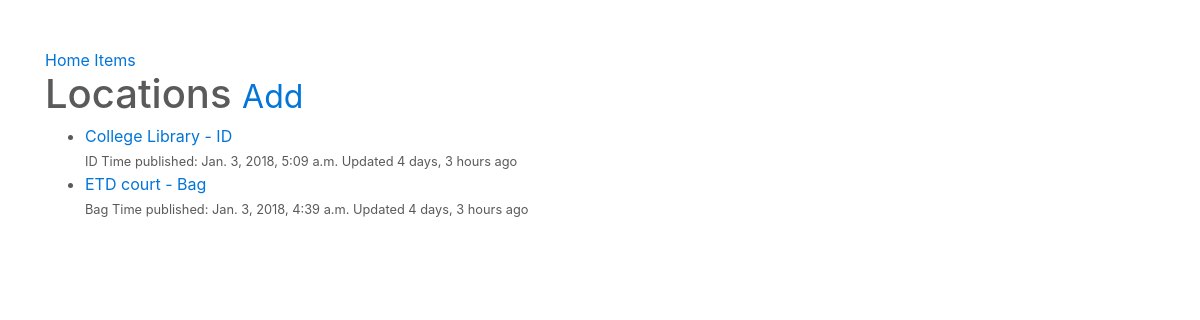
The page /locations/ (signed in) on the database as committed earlier.
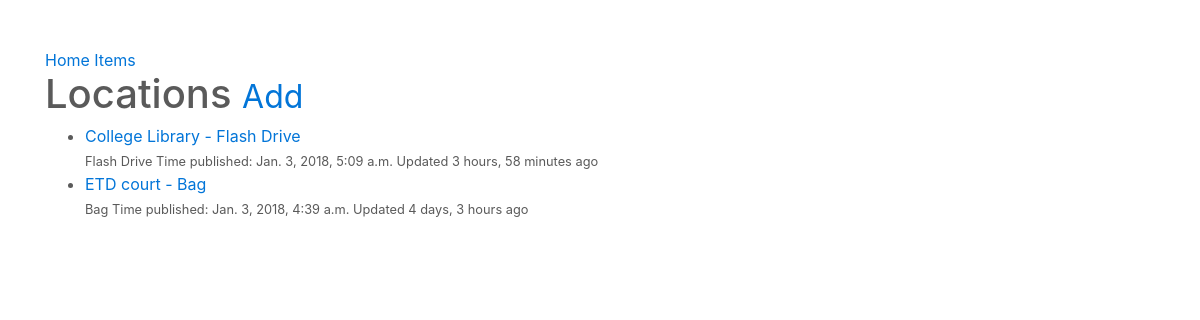
The same page on the database as committed later.
### locations/models.py (models this page shows, shortened)
class Location(models.Model):
	user 				= models.ForeignKey(User)
	location 			= models.CharField(max_length=120)
	category 			= models.CharField(max_length=120)
	timestamp			= models.DateTimeField(auto_now_add=True)
	updated				= models.DateTimeField(auto_now=True)
	slug				= models.SlugField(null=True, blank=True)
	objects 			= LocationManager()
	def __str__(self):
		return '%s - %s' % (self.location, self.category)
	class Meta:
		ordering = ['-updated', '-timestamp']
	def get_absolute_url(self):
		return reverse('locations:edit', kwargs={'slug': self.slug})

### locations/views.py (the view)
class LocationListView(LoginRequiredMixin, ListView):
	def get_queryset(self):
		return Location.objects.filter(user=self.request.user)

### locations/models.py (called while the page is built)
	def get_queryset(self):
		return LocationQuerySet(self.model, using=self._db)

### locations/templates/locations/location_list.html (shortened to what this page needs)
{% extends "base.html" %}
{% block content %}
<h1>Locations <small><a href='{% url "locations:create"%}'>Add</a></small></h1>
<ul>
	{% for obj in object_list %}
		<li><a href='{{ obj.get_absolute_url }}'>{{ obj }}</a><br/><small>{{ obj.category }} Time published: {{ obj.timestamp }} Updated {{ obj.updated|timesince }} ago</small></li>
		{% empty %}
			<li><a href='{% url "locations:create"%}'>Add One</a></li>
	{% endfor %}
</ul>
{% endblock %}

Rows that differ between the two databases and show on the page:
changed Location: location+category "College Library - ID" → "College Library - Flash Drive"; category "ID" → "Flash Drive"; updated "4 days, 3 hours" → "3 hours, 58 minutes"
